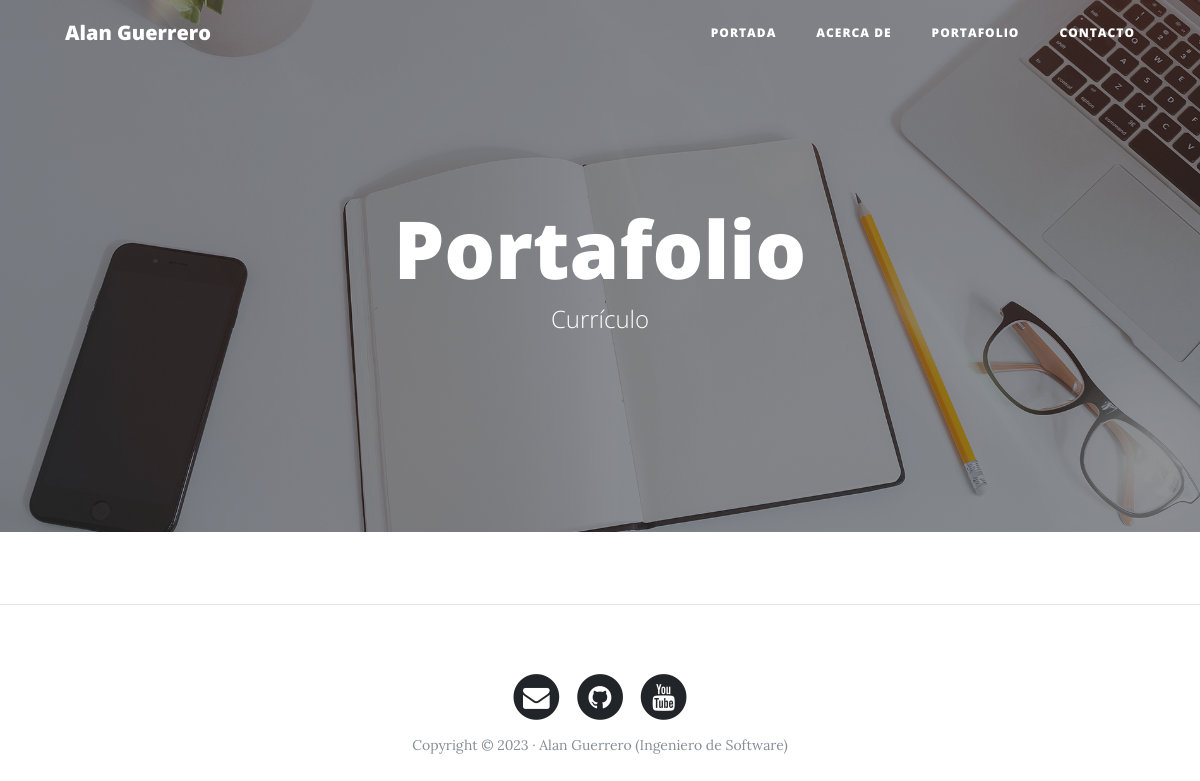
Before: /portafolio/ with the older database file.
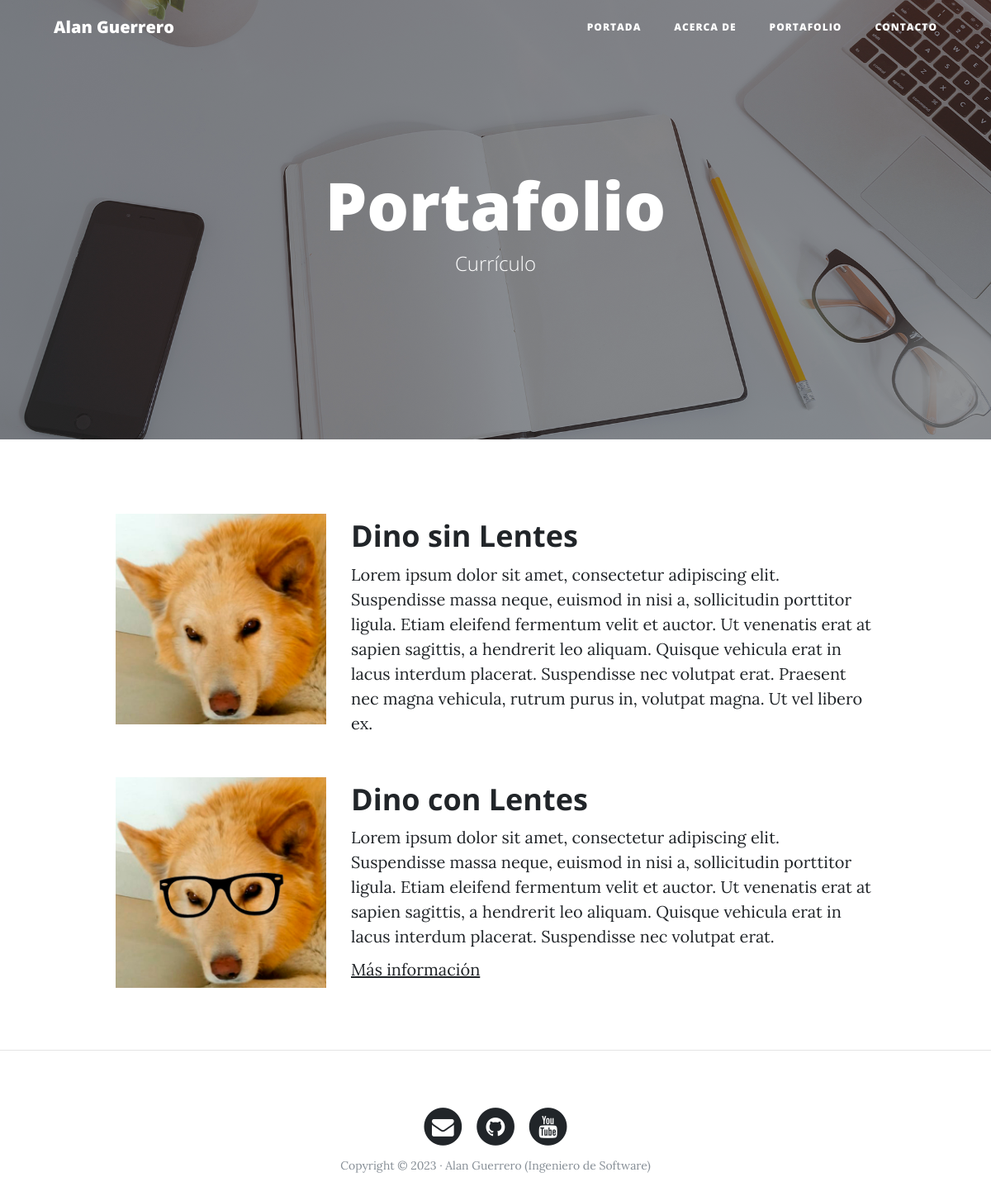
After: the same page with the newer database file.
### portfolio/models.py (models this page shows, shortened)
class Proyect(models.Model):
    title = models.CharField(max_length=50, verbose_name="Titulo")
    description = models.TextField(verbose_name="Descripcion")
    image = models.ImageField(verbose_name="Imagen", upload_to="proyect")
    link = models.URLField(null=True, blank=True, verbose_name="Url del proyecto")
    created = models.DateTimeField(auto_now_add=True, verbose_name="Fecha de creacion")
    updated = models.DateTimeField(auto_now=True, verbose_name="Fecha de actualizacion")
    class Meta:
        verbose_name = "proyecto"
        verbose_name_plural = "proyectos"
        ordering = ["-created"] # Campo de ordenamiento par nuestros registros. Del mas nuevo al antiguo.

### portfolio/views.py (the view)
# urls.py: path('portafolio/', portfolio_views.portafolio, name='portafolio'),
def portafolio(request):
    proyects = Proyect.objects.all()
    return render(request, 'portfolio/portafolio.html', {'proyects':proyects})

### portfolio/templates/portfolio/portafolio.html (shortened to what this page needs)
{% extends 'base.html' %}
{% block background %}{% load static %}{% static 'core/img/portfolio-bg.jpg' %}{% endblock %}
{% block headers %}
  <h1>Portafolio</h1>
  <span class="subheading">Currículo</span>
{% endblock %}
{% block content %}
  {% for proyect in proyects %}
    <div class="row project">
      <div class="col-lg-3 col-md-4 offset-lg-1">
        <img class="img-fluid" src="{{ proyect.image.url }}" alt="" />
      </div>
      <div class="col-lg-7 col-md-8">
        <h2 class="section-heading title">{{ proyect.title }}</h2>
        <p>{{ proyect.description }}</p>
        {% if proyect.link %}
        <p>
          <a href="{{ proyect.link }}">Más información</a>
        </p>
        {% endif %}
      </div>
    </div>
  {% endfor %}
{% endblock %}

### core/templates/base.html (shortened to what this page needs)
<!DOCTYPE html>
<html lang="es">
  <head>
    {% load static %}
    <link href="{% static 'core/vendor/bootstrap/css/bootstrap.min.css' %}" rel="stylesheet" />
    <link href="{% static 'core/vendor/font-awesome/css/font-awesome.min.css' %}" rel="stylesheet" type="text/css" />
    <link href="{% static 'core/css/clean-blog.min.css' %}" rel="stylesheet" />
  </head>
  <body>
    <nav class="navbar navbar-expand-lg navbar-light fixed-top" id="mainNav">
      <div class="container">
        <a class="navbar-brand" href="{% url 'home' %}">Alan Guerrero</a>
        <div class="collapse navbar-collapse" id="navbarResponsive">
          <ul class="navbar-nav ml-auto">
            <li class="nav-item">
              <a class="nav-link" href="{% url 'home' %}">Portada</a>
            </li>
            <li class="nav-item">
              <a class="nav-link" href="{% url 'about' %}">Acerca de</a>
            </li>
            <li class="nav-item">
              <a class="nav-link" href="{% url 'portafolio' %}">Portafolio</a>
            </li>
            <li class="nav-item">
              <a class="nav-link" href="{% url 'contact' %}">Contacto</a>
            </li>
          </ul>
        </div>
      </div>
    </nav>
    <header class="masthead"
      style="background-image: url('{% block background %}
      {% endblock %}')">
      <div class="overlay"></div>
      <div class="container">
        <div class="row">
          <div class="col-lg-8 col-md-10 mx-auto">
            <div class="site-heading">
              {% block headers %}
              {% endblock %}
            </div>
          </div>
        </div>
      </div>
    </header>
    <div class="container">
      {% block content %}{% endblock %}
    </div>
    {% if request.path != '/' %}
      <hr />
    {% endif %}
    <footer>
      <div class="container">
        <div class="row">
          <div class="col-lg-8 col-md-10 mx-auto">
            <ul class="list-inline text-center">
              <li class="list-inline-item">
                <a href="#">
                  <span class="fa-stack fa-lg">
                    <i class="fa fa-circle fa-stack-2x"></i>
                    <i class="fa fa-envelope fa-stack-1x fa-inverse"></i>
                  </span>
                </a>
              </li>
              <li class="list-inline-item">
                <a href="#">
                  <span class="fa-stack fa-lg">
                    <i class="fa fa-circle fa-stack-2x"></i>
                    <i class="fa fa-github fa-stack-1x fa-inverse"></i>
                  </span>
                </a>
              </li>
              <li class="list-inline-item">
                <a href="#">
                  <span class="fa-stack fa-lg">
                    <i class="fa fa-circle fa-stack-2x"></i>
                    <i class="fa fa-youtube fa-stack-1x fa-inverse"></i>
                  </span>
                </a>
              </li>
            </ul>
            <p class="copyright text-muted">Copyright &copy; 2023 · Alan Guerrero (Ingeniero de Software)</p>
          </div>
        </div>
      </div>
    </footer>
  </body>
</html>

Changed rows visible on the page:
added Proyect: image (picture), title "Dino sin Lentes", description "Lorem ipsum dolor sit amet, consectetur adipiscing elit. Suspendisse massa neque, euismod in nisi a, sollicitudin porttitor ligula. Etiam eleifend fermentum velit et auctor. Ut venenatis erat at sapien sagittis, a hendrerit leo aliquam. Quisque vehicula erat in lacus interdum placerat. Suspendisse nec volutpat erat. Praesent nec magna vehicula, rutrum purus in, volutpat magna. Ut vel libero ex."
added Proyect: image (picture), title "Dino con Lentes", description "Lorem ipsum dolor sit amet, consectetur adipiscing elit. Suspendisse massa neque, euismod in nisi a, sollicitudin porttitor ligula. Etiam eleifend fermentum velit et auctor. Ut venenatis erat at sapien sagittis, a hendrerit leo aliquam. Quisque vehicula erat in lacus interdum placerat. Suspendisse nec volutpat erat."
